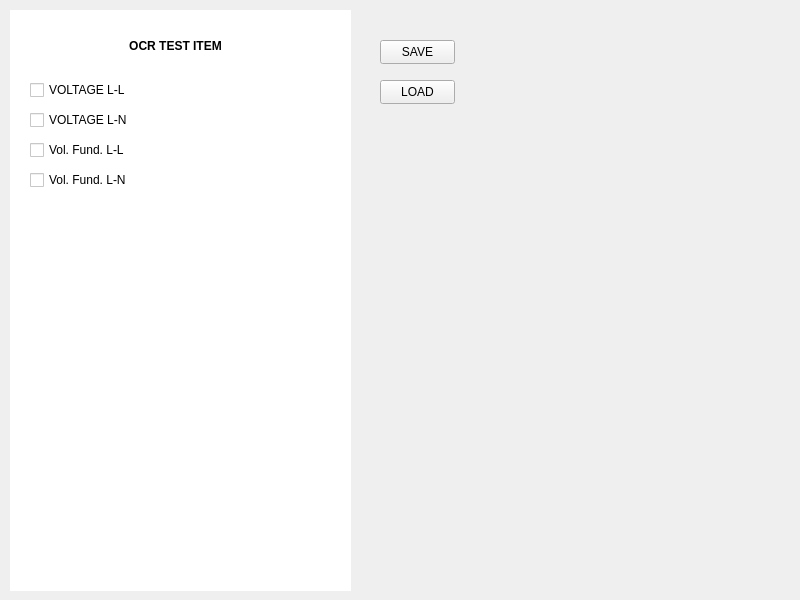
<?xml version="1.0" encoding="UTF-8"?>
<ui version="4.0">
 <class>OCR_SETTING</class>
 <widget class="QWidget" name="OCR_SETTING">
  <property name="geometry">
   <rect>
    <x>0</x>
    <y>0</y>
    <width>800</width>
    <height>600</height>
   </rect>
  </property>
  <property name="windowTitle">
   <string>Form</string>
  </property>
  <widget class="QPushButton" name="btn_save">
   <property name="geometry">
    <rect>
     <x>380</x>
     <y>40</y>
     <width>75</width>
     <height>24</height>
    </rect>
   </property>
   <property name="text">
    <string>SAVE</string>
   </property>
  </widget>
  <widget class="QPushButton" name="btn_load">
   <property name="geometry">
    <rect>
     <x>380</x>
     <y>80</y>
     <width>75</width>
     <height>24</height>
    </rect>
   </property>
   <property name="text">
    <string>LOAD</string>
   </property>
  </widget>
  <widget class="QWidget" name="widget" native="true">
   <property name="geometry">
    <rect>
     <x>10</x>
     <y>10</y>
     <width>341</width>
     <height>581</height>
    </rect>
   </property>
   <property name="styleSheet">
    <string notr="true">background-color: rgb(255, 255, 255);</string>
   </property>
   <widget class="QCheckBox" name="check_box_1">
    <property name="geometry">
     <rect>
      <x>20</x>
      <y>70</y>
      <width>100</width>
      <height>20</height>
     </rect>
    </property>
    <property name="text">
     <string>VOLTAGE L-L</string>
    </property>
   </widget>
   <widget class="QCheckBox" name="check_box_2">
    <property name="geometry">
     <rect>
      <x>20</x>
      <y>100</y>
      <width>100</width>
      <height>20</height>
     </rect>
    </property>
    <property name="text">
     <string>VOLTAGE L-N</string>
    </property>
   </widget>
   <widget class="QCheckBox" name="check_box_3">
    <property name="geometry">
     <rect>
      <x>20</x>
      <y>130</y>
      <width>100</width>
      <height>20</height>
     </rect>
    </property>
    <property name="text">
     <string>Vol. Fund. L-L</string>
    </property>
   </widget>
   <widget class="QCheckBox" name="check_box_4">
    <property name="geometry">
     <rect>
      <x>20</x>
      <y>160</y>
      <width>110</width>
      <height>20</height>
     </rect>
    </property>
    <property name="text">
     <string>Vol. Fund. L-N</string>
    </property>
   </widget>
   <widget class="QLabel" name="label">
    <property name="geometry">
     <rect>
      <x>20</x>
      <y>20</y>
      <width>291</width>
      <height>31</height>
     </rect>
    </property>
    <property name="font">
     <font>
      <bold>true</bold>
     </font>
    </property>
    <property name="text">
     <string>OCR TEST ITEM</string>
    </property>
    <property name="alignment">
     <set>Qt::AlignCenter</set>
    </property>
   </widget>
  </widget>
 </widget>
 <resources/>
 <connections/>
</ui>
